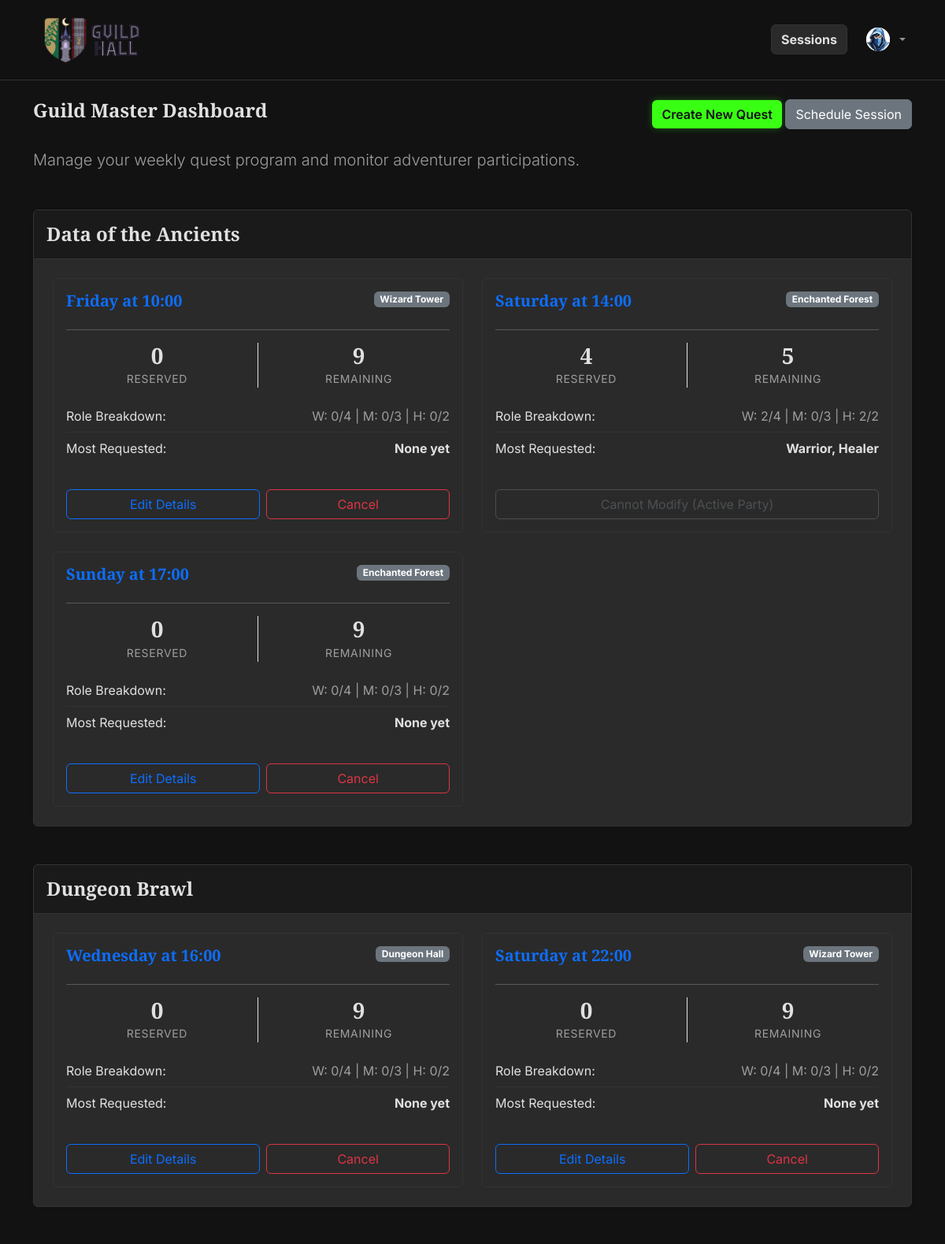
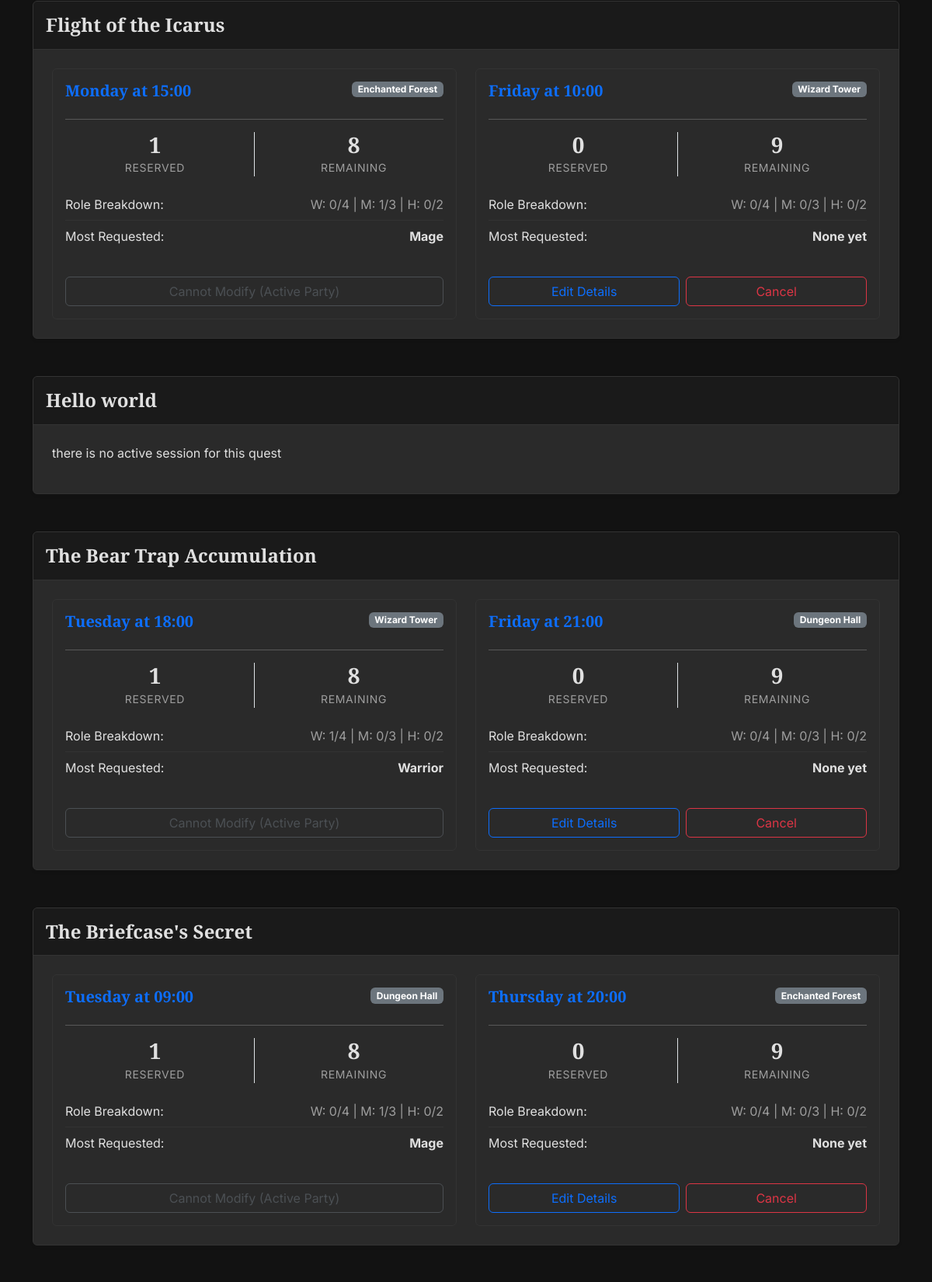
The page /gm/dashboard (signed in, upper part) on the database its author committed (2 pictures, top to bottom).
### tables this page shows
CREATE TABLE "quests" (
	"QId"	INTEGER,
	"title"	TEXT NOT NULL,
	"duration"	INTEGER NOT NULL,
	"quest_type"	TEXT NOT NULL,
	"difficulty"	TEXT NOT NULL,
	"description"	TEXT,
	"image_filename"	TEXT,
	PRIMARY KEY("QId" AUTOINCREMENT)
);

### app.py (the view)
@app.route('/gm/dashboard')
@login_required
def gm_dashboard():
    if current_user.role != GM:
        flash("Access denied. Only Guild Masters can view this page.", "danger")
        return redirect(url_for('profile'))
    raw_stats = db.get_gm_dashboard_stats()
    quests_grouped = {}
    for row in raw_stats:
        qid = row['QId']
        if qid not in quests_grouped:
            quests_grouped[qid] = {
                'title': row['title'],
                'sessions': []
            }
        if row['SId'] is not None:
            roles = {
                'Warrior': row['warrior_res'],
                'Mage': row['mage_res'],
                'Healer': row['healer_res']
            }
            max_res = max(roles.values())
            if max_res == 0:
                most_requested = "None yet"
            else:
                most_requested = ", ".join([k for k, v in roles.items() if v == max_res])
            session_dict = dict(row)
            session_dict['remaining_places'] = 9 - row['total_reserved'] # 4W + 3M + 2H = 9 total
            session_dict['most_requested'] = most_requested
            quests_grouped[qid]['sessions'].append(session_dict)
    return render_template('gm_dashboard.html', quests_grouped=quests_grouped)

### app.py (called while the page is built)
@login_manager.user_loader
def load_user(user_id):
    return db.get_user_by_id(user_id)

### db.py (called while the page is built)
def get_db_connection():
    conn = sqlite3.connect('database.db')
    conn.row_factory = sqlite3.Row
    return conn

def get_user_by_id(uid):
    conn = get_db_connection()
    cursor = conn.cursor()
    query = 'SELECT * FROM users WHERE UId = ?'
    cursor.execute(query, (uid,))
    user_row = cursor.fetchone()
    conn.close()
    if user_row:
        return User(id=user_row['UId'],
                    username=user_row['username'],
                    role=user_row['role'],
                    avatar_filename=user_row['avatar_filename'])
    return None

### templates/gm_dashboard.html (shortened to what this page needs)
{% extends 'base.html' %}
{% block content %}
<div class="d-flex justify-content-between align-items-center mb-4">
    <h2>Guild Master Dashboard</h2>
    <div>
        <a href="{{ url_for('create_quest')}}" class="btn btn-primary">Create New Quest</a>
        <a href="{{ url_for('schedule_session')}}" class="btn btn-secondary">Schedule Session</a>
    </div>
</div>
<p class="lead text-muted mb-5">Manage your weekly quest program and monitor adventurer participations.</p>
{% if quests_grouped %}
    {% for qid, quest in quests_grouped.items() %}
        <div class="card shadow-sm mb-5 border-0 bg-light">
            <div class="card-header bg-dark text-white py-3">
                <h4 class="mb-0">{{ quest.title }}</h4>
            </div>
            <div class="card-body p-4">
                <div class="row row-cols-1 row-cols-lg-2 g-4">
                    {% if not quest.sessions %}
                        <p>there is no active session for this quest</p>
                    {% endif %}
                    {% for session in quest.sessions %}
                        <div class="col">
                            <div class="card h-100 border-secondary">
                                <div class="card-body">
                                    <div class="d-flex justify-content-between">
                                        <h5 class="card-title text-primary">{{ session.day }} at {{ session.start_time }}</h5>
                                        <span class="badge bg-secondary h-100">{{ session.location }}</span>
                                    </div>
                                    <hr>
                                    <div class="row text-center mb-3">
                                        <div class="col border-end">
                                            <h3 class="mb-0">{{ session.total_reserved }}</h3>
                                            <small class="text-muted">Reserved</small>
                                        </div>
                                        <div class="col">
                                            <h3 class="mb-0">{{ session.remaining_places }}</h3>
                                            <small class="text-muted">Remaining</small>
                                        </div>
                                    </div>
                                    <ul class="list-group list-group-flush mb-3">
                                        <li class="list-group-item d-flex justify-content-between px-0">
                                            Role Breakdown:
                                            <span class="text-muted">
                                                W: {{ session.warrior_res }}/4 | M: {{ session.mage_res }}/3 | H: {{ session.healer_res }}/2
                                            </span>
                                        </li>
                                        <li class="list-group-item d-flex justify-content-between px-0">
                                            Most Requested:
                                            <strong>{{ session.most_requested }}</strong>
                                        </li>
                                    </ul>
                                    <div class="text-end mt-auto pt-3">
                                        {% if session.total_reserved == 0 %}
                                            <div class="d-flex gap-2">
                                                <button type="button" class="btn btn-outline-primary w-100" data-bs-toggle="modal" data-bs-target="#manageSessionModal{{ session.SId }}">
                                                    Edit Details
                                                </button>
                                                <form action="{{ url_for('gm_cancel_session', session_id=session.SId) }}" method="POST" onsubmit="return confirm('Permanently cancel this scheduled session?');" class="w-100">
                                                    <button type="submit" class="btn btn-outline-danger w-100">Cancel</button>
                                                </form>
                                            </div>
                                        {% else %}
                                            <button class="btn btn-outline-secondary w-100" disabled>Cannot Modify (Active Party)</button>
                                        {% endif %}
                                    </div>
                                </div>
                            </div>
                        </div>
                    {% endfor %}
                </div>
            </div>
        </div>
    {% endfor %}
{% else %}
    <div class="alert alert-info">No quests or sessions have been scheduled for this week.</div>
{% endif %}
{% endblock %}

### static/css/style.css (style rules this page uses)
:root { --bg-obsidian: #121212; --surface-parchment: #2A2A2A; --text-primary: #E0E0E0; --text-muted: #9E9E9E; --accent-magic: #39FF14; --role-warrior: #DC143C; --role-mage: #00BFFF; --role-healer: #50C878; --border-dim: #333333; }
body { background-color: var(--bg-obsidian); color: var(--text-primary); font-family: 'Inter', sans-serif; }
h1, h2, h3, h4, h5, h6, .navbar-brand { font-family: 'Cinzel', serif; font-weight: 600; color: var(--text-primary); }
h2 { font-size: 1.5rem; }
p { font-size: 1rem; font-weight: 400; }
small { font-size: 0.875rem; text-transform: uppercase; letter-spacing: 0.05em; color: var(--text-muted); }
.card, .bg-light, .bg-white { background-color: var(--surface-parchment) !important; border: 1px solid var(--border-dim) !important; color: var(--text-primary) !important; }
.card-header.bg-dark { background-color: #1a1a1a !important; border-bottom: 1px solid var(--border-dim); }
.text-muted { color: var(--text-muted) !important; }
.btn-primary { background-color: var(--accent-magic); color: #121212; border: none; font-weight: 600; box-shadow: 0 0 10px rgba(57, 255, 20, 0.3); transition: all 0.3s ease; }
.btn:disabled, .btn.disabled, button[disabled] { opacity: 0.5; cursor: not-allowed !important; box-shadow: none !important; pointer-events: all; }
.list-group-item { background-color: transparent !important; color: var(--text-primary) !important; border-color: var(--border-dim) !important; font-family: 'Inter', sans-serif !important; }

### rows shown on the page
quests: title "Data of the Ancients"
quests: title "Dungeon Brawl"
quests: title "Flight of the Icarus"
quests: title "Hello world"
quests: title "The Bear Trap Accumulation"
quests: title "The Briefcase's Secret"

### other values the page prints
{{ session.day }} "Friday"
{{ session.start_time }} "10:00"
{{ session.location }} "Wizard Tower"
{{ session.total_reserved }} "0"
{{ session.remaining_places }} "9"
{{ session.warrior_res }} "0"
{{ session.mage_res }} "0"
{{ session.healer_res }} "0"
{{ session.most_requested }} "None yet"
{{ session.day }} "Saturday"
{{ session.start_time }} "14:00"
{{ session.location }} "Enchanted Forest"
{{ session.total_reserved }} "4"
{{ session.remaining_places }} "5"
{{ session.warrior_res }} "2"
